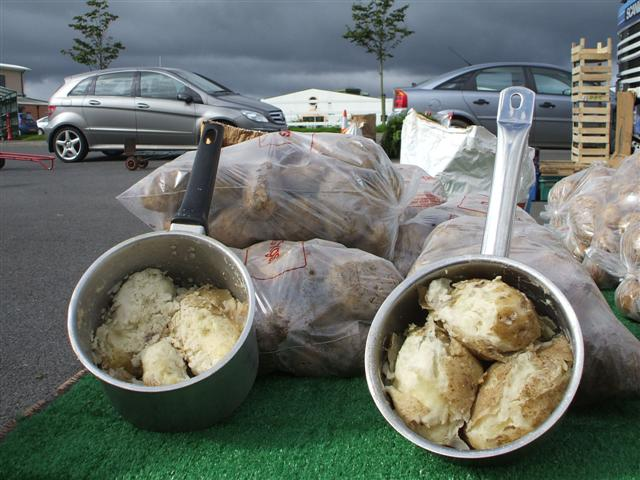
#> input picture data/web_photos/감자/감자_01.jpg, 640 x 480 px
$ python -i _variant_center_square.py   (imports and definitions only)
#> lines starting #> are read from the running program, lines starting #| are printed output that depends on the picture
### tools/eval_realworld.py
"""
"사과를 찍으면 사과라고 하는가" 를 실제로 잰다.

발표장에서 심사위원 앞에 놓고 찍는 사진은 학습 데이터와 다르다.
학습은 흰 배경 스튜디오 정사각 사진, 시연은 폰으로 찍은 4:3 사진에 배경이 있다.
그 차이가 정확도를 얼마나 떨어뜨리는지 숫자로 만든다.

    python tools/eval_realworld.py                      # 전체 조건 비교
    python tools/eval_realworld.py --n 40 --conditions studio,stretch43
    python tools/eval_realworld.py --self-test

브라우저가 하는 전처리를 그대로 흉내 낸다(public/js/features.js):
    canvas 224x224 에 drawImage(source, 0, 0, 224, 224)  ← 비율 무시하고 늘림
    RGB 를 mean/std 로 정규화 → NCHW
"""

from __future__ import annotations

import argparse
import json
import random
import sys
from pathlib import Path

import numpy as np
import onnxruntime as ort
from PIL import Image, ImageEnhance

for stream in (sys.stdout, sys.stderr):
    if hasattr(stream, "reconfigure"):
        stream.reconfigure(encoding="utf-8", errors="replace")

ROOT = Path(__file__).resolve().parent.parent
MODEL = ROOT / "models" / "onfarm_qc.onnx"
META = json.loads((ROOT / "models" / "metadata.json").read_text(encoding="utf-8"))
VALID = ROOT / "data" / "onfarm_cv" / "valid"
SIZE = 224
ITEMS: list[str] = META["items"]
MEAN = np.array(META["normalize"]["mean"], dtype=np.float32)
STD = np.array(META["normalize"]["std"], dtype=np.float32)


# ── 브라우저 전처리 재현 ───────────────────────────────────────────────
# [5 lines left out: function to_tensor, not called in this run]


# ── 시연 조건 흉내 ─────────────────────────────────────────────────────
def cond_studio(img: Image.Image) -> Image.Image:
    """학습과 같은 조건 — 이 값이 상한이다."""
    return img


# [33 lines left out: functions cond_stretch43, cond_portrait34, cond_background, cond_far, not called in this run]


def cond_dim(img: Image.Image) -> Image.Image:
    """실내·그늘. 밝기가 떨어진다."""
    return ImageEnhance.Brightness(img).enhance(0.55)


def cond_tilt(img: Image.Image) -> Image.Image:
    """손으로 들고 찍어 기울어진 경우."""
    return img.rotate(12, resample=Image.BILINEAR, expand=True, fillcolor=(245, 245, 245))


CONDITIONS = {
    "studio": ("학습과 같은 조건", cond_studio),
    "stretch43": ("폰 가로 4:3", cond_stretch43),
    "portrait34": ("폰 세로 3:4", cond_portrait34),
    "background": ("흙·상자 배경", cond_background),
    "far": ("멀리서 촬영", cond_far),
    "dim": ("어두운 곳", cond_dim),
    "tilt": ("기울어짐", cond_tilt),
}


# [97 lines left out: functions sample_images, run, _self_test, main, not called in this run]


# [2 lines that do not run on import are left out]

### tools/_variant_center_square.py
"""종횡비를 지키는 전처리 3종 — 정말 '멀리서 촬영'을 살리는가(scratch).

지금 브라우저는 원본을 비율 무시하고 224x224 로 늘린다(features.js drawImage).
그 대신 셋을 비교한다.

    (a) center_square   중앙 정사각 크롭 → 224 리사이즈
    (b) shortside_crop  짧은 변을 224 로 맞춰 리사이즈 → 중앙 224 크롭
    (c) letterbox       긴 변을 224 로 맞춰 리사이즈 → 남는 곳을 여백으로 채움

측정은 baseline 과 같은 표본(E.sample_images(30), seed=7)·같은 조건 합성으로 한다.
조건 합성은 _diag_potato.compose 와 픽셀 단위로 같은지 self-test 에서 대조한다.

    python tools/_variant_center_square.py --self-test   # 측정기부터 검증
    python tools/_variant_center_square.py               # 본 측정
    python tools/_variant_center_square.py --n 30 --json out.json

주의(이 측정의 핵심 전제):
    valid 이미지는 224x224 정사각이다. 정사각 입력에서는 (a)(b)(c) 가 모두
    '아무것도 자르지 않고 아무것도 덧대지 않는' 항등 연산이 되어 baseline 과 같아진다.
    far/차지비율 조건도 정사각 캔버스 위에 합성되므로 마찬가지다.
    그래서 이 파일은 정사각 조건(필수 보고분)과 함께,
    셋이 실제로 갈라지는 비정사각(폰 3:4) 조건을 따로 나눠 잰다.
"""

from __future__ import annotations

import argparse
import json
import sys
from pathlib import Path

import numpy as np
from PIL import Image, ImageDraw

sys.path.insert(0, str(Path(__file__).resolve().parent))
import eval_realworld as E  # noqa: E402

import onnxruntime as ort  # noqa: E402

# [3 lines not run here, left out]

# [1 line that did not run here, left out]
# [1 line that did not run here, left out]
GRAY = (150, 148, 143)          # _diag_potato 의 far 배경색과 같다
# [1 line that did not run here, left out]

_SESSION: ort.InferenceSession | None = None


# [5 lines left out: function session, not called in this run]


# ── 전처리 변형 ────────────────────────────────────────────────────────
# 모두 '기하 변형 → E.to_tensor' 순서다. 마지막 단계(224 리사이즈+정규화)를
# baseline 과 똑같이 공유해야 변형 이외의 차이가 섞이지 않는다.

def v_stretch(img: Image.Image) -> np.ndarray:
    """baseline — 비율 무시하고 224x224 로 늘린다(현재 브라우저 동작)."""
    return E.to_tensor(img)


# [5 lines left out: function crop_center_square, not called in this run]


def v_center_square(img: Image.Image) -> np.ndarray:
    """(a) 중앙 정사각 크롭 후 리사이즈."""
    return E.to_tensor(crop_center_square(img))


def v_shortside_crop(img: Image.Image) -> np.ndarray:
    """(b) 짧은 변 기준 리사이즈 후 중앙 크롭.

    (a) 와 기하학적으로 같은 영역을 보지만 리샘플 순서가 다르다.
    긴 변을 먼저 줄인 뒤 자르므로 (a) 보다 보간이 한 번 더 섞인다.
    """
    w, h = img.size
    k = SIZE / min(w, h)
    nw, nh = max(SIZE, round(w * k)), max(SIZE, round(h * k))
    r = img.convert("RGB").resize((nw, nh), Image.BILINEAR)
    x, y = (nw - SIZE) // 2, (nh - SIZE) // 2
    return E.to_tensor(r.crop((x, y, x + SIZE, y + SIZE)))


# [16 lines left out: functions _edge_color, v_letterbox, not called in this run]


# [7 lines that did not run here, left out]


# ── 조건 합성 ─────────────────────────────────────────────────────────
# [23 lines left out: functions compose, compose_ar, not called in this run]


# [13 lines that did not run here, left out]
SQUARE_KEYS = ["studio", "far", "fill50", "fill35", "fill25"]
AR_KEYS = ["p34_100", "p34_50", "p34_35", "p34_25"]


# ── 추론 ──────────────────────────────────────────────────────────────
# [6 lines left out: function logits, not called in this run]


def topk_rate(lg: np.ndarray, truth: str, k: int) -> float:
    order = np.argsort(-lg, axis=1)[:, :k]
    return float((order == ITEMS.index(truth)).any(axis=1).mean())


# ── 측정기 검증 ───────────────────────────────────────────────────────
# [190 lines left out: functions _bbox_of, _geom, _self_test, _fail_test, measure, table and 1 more, not called in this run]


# [2 lines not run here, left out]

>>> import cv2
>>> picture = cv2.imread('../data/web_photos/감자/감자_01.jpg', cv2.IMREAD_GRAYSCALE)
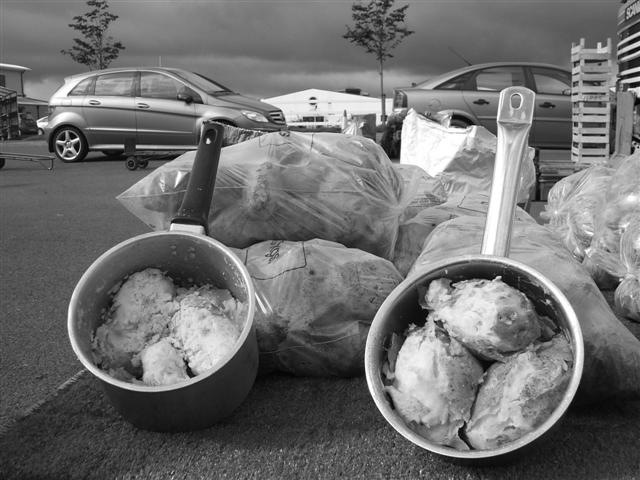
#> picture: shape (480, 640); min 0, max 255, mean 111.9
#> (the run stopped early here; a loop or call above may not have finished)

$ run again, on data/web_photos/감자/감자_05.jpg
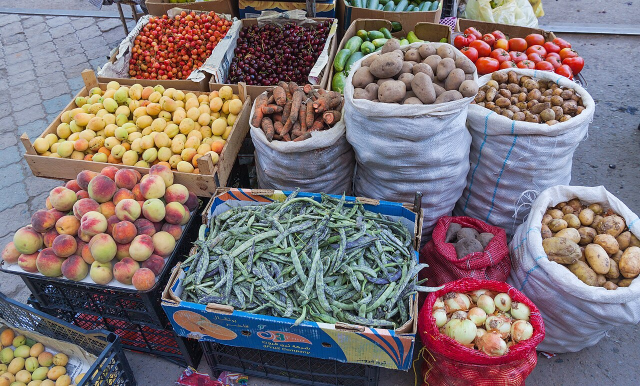
#> input picture data/web_photos/감자/감자_05.jpg, 1280 x 772 px (shown at 1/2 size)
#> `picture = cv2.imread('../data/web_photos/감자/감자_01.jpg', cv2.IMREAD_GRA..`:
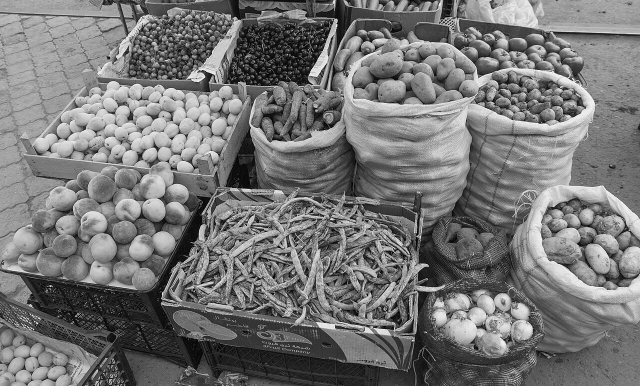
#> picture: shape (772, 1280) (shown at 1/2 size); min 0, max 255, mean 117.9

$ run again, on data/web_photos/감자/감자_06.jpg
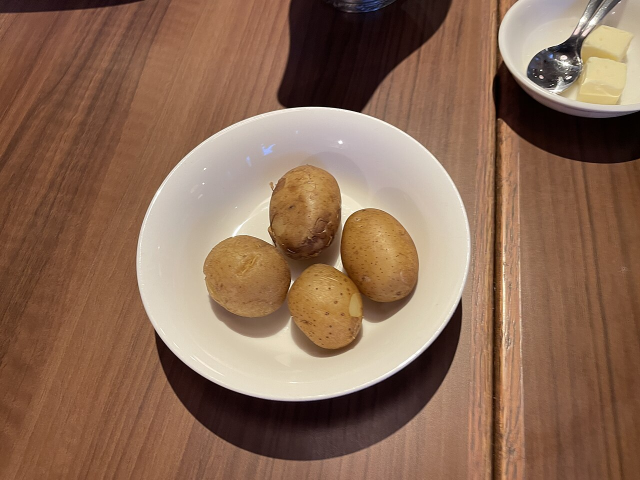
#> input picture data/web_photos/감자/감자_06.jpg, 1280 x 960 px (shown at 1/2 size)
#> `picture = cv2.imread('../data/web_photos/감자/감자_01.jpg', cv2.IMREAD_GRA..`:
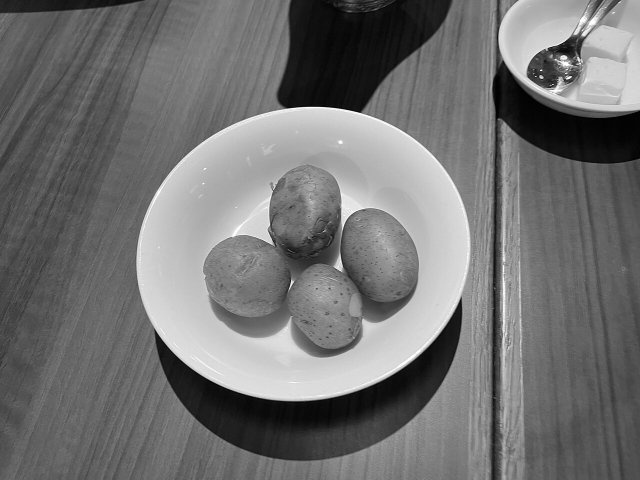
#> picture: shape (960, 1280) (shown at 1/2 size); min 0, max 255, mean 114

$ run again, on data/web_photos/감자/감자_07.jpg
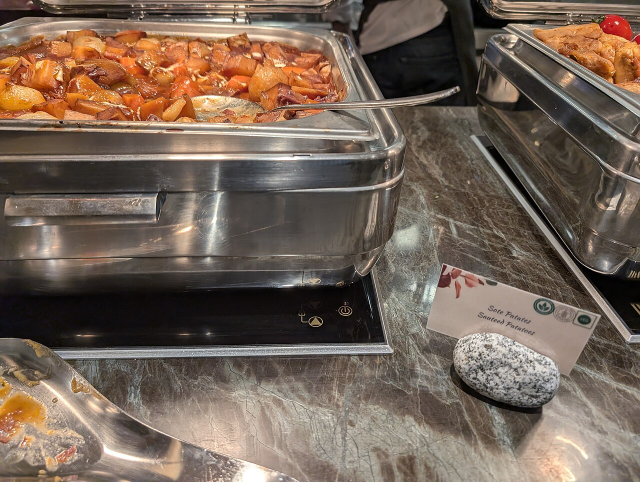
#> input picture data/web_photos/감자/감자_07.jpg, 1280 x 964 px (shown at 1/2 size)
#> `picture = cv2.imread('../data/web_photos/감자/감자_01.jpg', cv2.IMREAD_GRA..`:
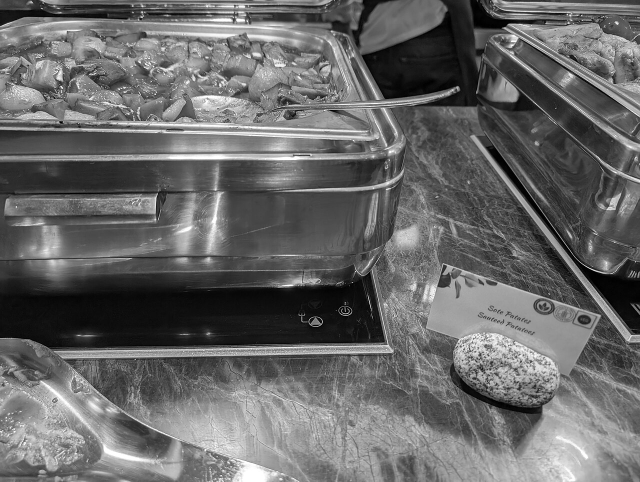
#> picture: shape (964, 1280) (shown at 1/2 size); min 0, max 255, mean 104
